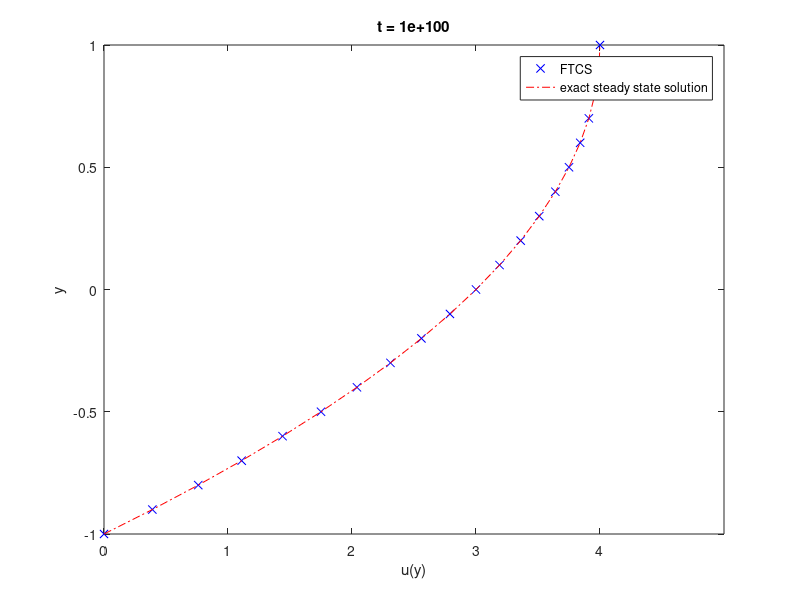

Reproduce this figure in MATLAB.
% Solving the 1D diffusion equation with source term: 
% Start-up of Poiseulle-Couette flow 
% using Forward-Time-Central-Space (FTCS) scheme,
% and comparing with analytical steady state solution.
% The equation is non-dimensional.
% Case with zero shear stress at the upper plate, i.e., mu du(1,t)/dy=0.
clear all
close all
clc

% Number of grid points and cell size
jmax=21;
dy=2/(jmax-1);

% Initialize velocity array and set B.C.s
u=zeros(jmax,1);
% u(jmax)=U;

% y-array for computation of exact solution
y=linspace(-1,1,jmax);

% End time of simulation
tstop=1e100;

% Pressure gradient coefficient k=-(h^3/(rho*nu^2))*dp/dx,
% where h is the channel half height
k=2;

% Time step size and number of time steps
% FTCS stable for r <= 0.5
dt=tstop;
r=dt/dy^2;
nmax=ceil(tstop/dt);

j=[2:jmax-1];

A=(1+2*r)*diag(ones(jmax-1,1),0)-r*diag(ones(jmax-2,1),-1)-r*diag(ones(jmax-2,1),1);
A(end, end-1)=-2*r;

tic
for n=1:nmax
    % BTCS
    b=u(2:jmax)+k*dt;
    u(2:jmax)=A\b;
    
    t=dt*n;
    plot(u,y,'bx')
    xlim([0 1+u(jmax)])
    title(['t = ',num2str(t,2)])
    drawnow;
    
    % pause         % Use this if you want stepwise simulation                          
end
toc

hold on
xlabel('u(y)')
ylabel('y')
U=u(jmax);
u_ex=0.5*(U+k)+0.5*U*y-0.5*k*y.^2; % for Poiseuille-Couette flow
plot(u_ex,y,'r-.')                  
legend('FTCS','exact steady state solution','Location','best')
hold off

disp(['||u - u_exact steady state||_2=',num2str(norm(u-u_ex')*sqrt(dy))])